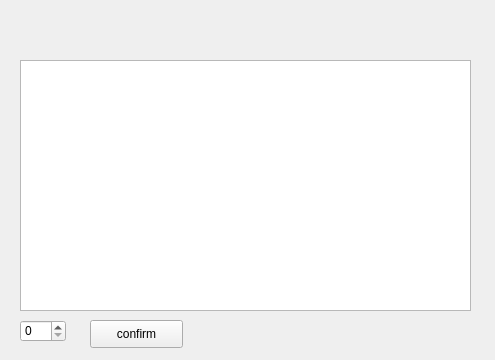
<?xml version="1.0" encoding="UTF-8"?>
<ui version="4.0">
 <class>Dialog</class>
 <widget class="QWidget" name="Dialog">
  <property name="geometry">
   <rect>
    <x>0</x>
    <y>0</y>
    <width>495</width>
    <height>360</height>
   </rect>
  </property>
  <property name="windowTitle">
   <string>Form</string>
  </property>
  <widget class="QListWidget" name="listWidget">
   <property name="geometry">
    <rect>
     <x>20</x>
     <y>60</y>
     <width>451</width>
     <height>251</height>
    </rect>
   </property>
  </widget>
  <widget class="QLabel" name="title">
   <property name="geometry">
    <rect>
     <x>180</x>
     <y>20</y>
     <width>111</width>
     <height>31</height>
    </rect>
   </property>
   <property name="styleSheet">
    <string notr="true">image: url(:/res/dialog.png);</string>
   </property>
   <property name="text">
    <string/>
   </property>
  </widget>
  <widget class="QSpinBox" name="spinBox">
   <property name="geometry">
    <rect>
     <x>20</x>
     <y>320</y>
     <width>46</width>
     <height>22</height>
    </rect>
   </property>
  </widget>
  <widget class="QPushButton" name="pushButton">
   <property name="geometry">
    <rect>
     <x>90</x>
     <y>320</y>
     <width>93</width>
     <height>28</height>
    </rect>
   </property>
   <property name="text">
    <string>confirm</string>
   </property>
  </widget>
 </widget>
 <resources/>
 <connections/>
</ui>
